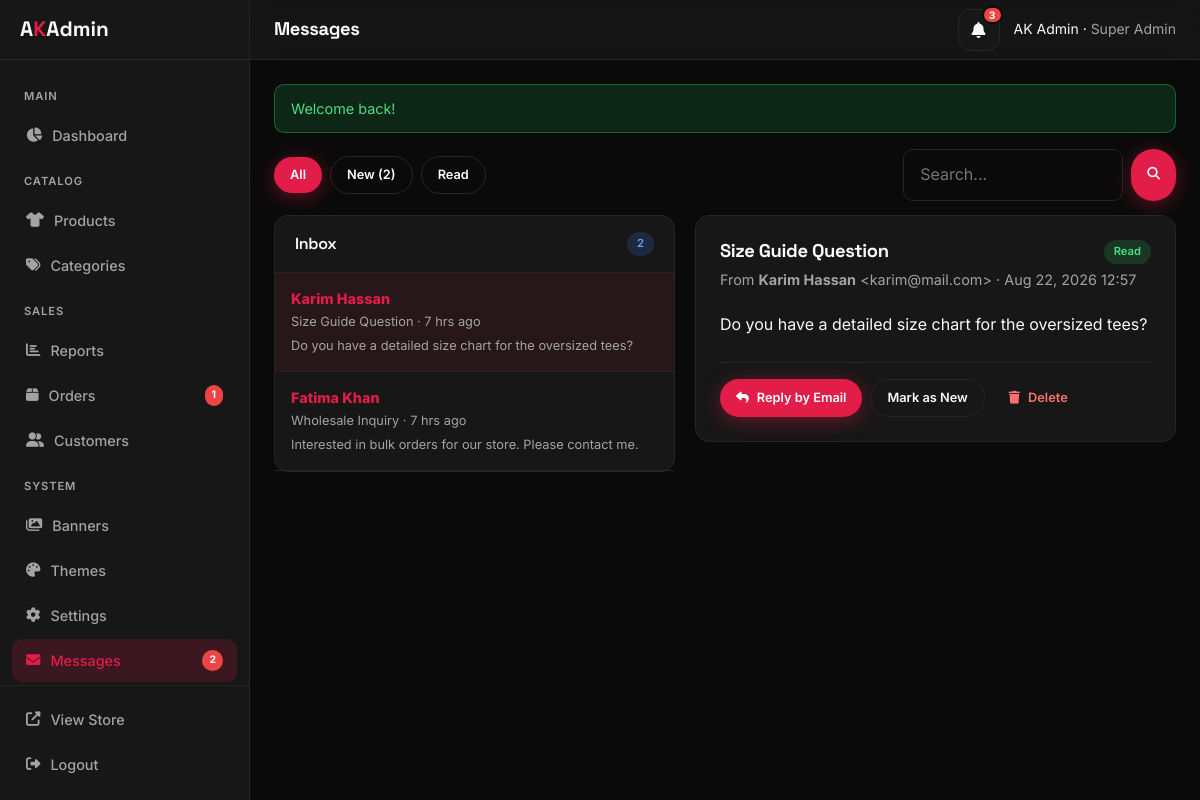
The page /admin/messages.php?id=1 (signed in) on the database its author committed.
### tables this page shows
CREATE TABLE `contact_messages` (
  `id` INT UNSIGNED NOT NULL AUTO_INCREMENT,
  `name` VARCHAR(100) NOT NULL,
  `email` VARCHAR(150) NOT NULL,
  `subject` VARCHAR(200) DEFAULT NULL,
  `message` TEXT NOT NULL,
  `status` ENUM('new','read') NOT NULL DEFAULT 'new',
  `created_at` TIMESTAMP NOT NULL DEFAULT CURRENT_TIMESTAMP,
  PRIMARY KEY (`id`)
);

### app/helpers/Database.php (called while the page is built, shortened)
<?php
class Database {
    private static $instance = null;
    public static function getInstance() {
        if (self::$instance === null) {
            $c = require dirname(__DIR__) . '/config/config.php';
            $d = $c['db'];
            $dsn = "mysql:host={$d['host']};port={$d['port']};dbname={$d['name']};charset={$d['charset']}";
            try {
                self::$instance = new PDO($dsn, $d['user'], $d['pass'], [
                    PDO::ATTR_ERRMODE => PDO::ERRMODE_EXCEPTION,
                    PDO::ATTR_DEFAULT_FETCH_MODE => PDO::FETCH_ASSOC,
                    PDO::ATTR_EMULATE_PREPARES => false,
                ]);
            } catch (PDOException $e) {
                die($c['app_debug'] ? 'DB Error: '.$e->getMessage() : 'Database connection failed.');
            }
        }
        return self::$instance;
    }
    public static function query($sql, $params = []) {
        $stmt = self::getInstance()->prepare($sql);
        $stmt->execute($params);
        return $stmt;
    }
    public static function fetch($sql, $params = []) {
        $r = self::query($sql, $params)->fetch();
        return $r ?: null;
    }
    public static function fetchAll($sql, $params = []) {
        return self::query($sql, $params)->fetchAll();
    }
}

### app/helpers/functions.php (called while the page is built, shortened)
<?php
function e($v) { return htmlspecialchars((string)($v ?? ''), ENT_QUOTES, 'UTF-8'); }
function formatDate($d, $f = 'M d, Y') { return $d ? date($f, strtotime($d)) : ''; }
function timeAgo($dt) {
    $diff = time() - strtotime($dt);
    if ($diff < 86400) return floor($diff/3600).' hrs ago';
    return formatDate($dt);
}
function truncate($t, $len = 100) {
    if (strlen($t) <= $len) return $t;
    return substr($t, 0, $len).'...';
}
    ?>

### public/admin/messages.php (the view, shortened to what this page needs)
<?php
$viewId = 0;
if (isset($_GET['id']) && is_numeric($_GET['id'])) {
    $viewId = (int)$_GET['id'];
}
$viewMsg = null;
if ($viewId > 0) {
    $viewMsg = Database::fetch('SELECT * FROM contact_messages WHERE id=?', array($viewId));
    if ($viewMsg && isset($viewMsg['status']) && $viewMsg['status'] === 'new') {
        $viewMsg['status'] = 'read';
    }
}
$filter = '';
$q = '';
$where = array('1=1');
$params = array();
$sql = 'SELECT * FROM contact_messages WHERE ' . implode(' AND ', $where) . ' ORDER BY created_at DESC';
$msgs = Database::fetchAll($sql, $params);
$newCount = 0;
try {
    $row = Database::fetch("SELECT COUNT(*) AS c FROM contact_messages WHERE status='new'");
    if ($row) {
        $newCount = (int)$row['c'];
    }
} catch (Exception $e) {
    $newCount = 0;
}
?>
<div style="display:flex;flex-wrap:wrap;gap:8px;margin-bottom:14px;align-items:center">
  <a href="/admin/messages.php" class="btn btn-sm <?php echo $filter === '' ? 'btn-primary' : 'btn-outline'; ?>">All</a>
  <a href="?status=new" class="btn btn-sm <?php echo $filter === 'new' ? 'btn-primary' : 'btn-outline'; ?>">New<?php echo $newCount ? ' ('.$newCount.')' : ''; ?></a>
  <a href="?status=read" class="btn btn-sm <?php echo $filter === 'read' ? 'btn-primary' : 'btn-outline'; ?>">Read</a>
  <form method="GET" style="display:flex;gap:8px;margin-left:auto;flex-wrap:wrap">
    <input type="search" name="q" class="form-control" style="max-width:220px" placeholder="Search..." value="<?php echo e($q); ?>">
    <button type="submit" class="btn btn-sm btn-primary"><i class="fas fa-search"></i></button>
  </form>
</div>
<div class="msg-layout">
  <div class="panel">
    <div class="panel-header"><h3>Inbox</h3><span class="badge badge-info"><?php echo count($msgs); ?></span></div>
    <div class="panel-body" style="padding:0;max-height:640px;overflow-y:auto">
      <?php foreach ($msgs as $m): ?>
      <?php
        $href = '?id=' . (int)$m['id'];
        $rowClass = 'msg-row';
        if ($viewId === (int)$m['id']) { $rowClass .= ' active'; }
        if (isset($m['status']) && $m['status'] === 'new') { $rowClass .= ' is-new'; }
      ?>
      <a href="<?php echo $href; ?>" class="<?php echo $rowClass; ?>">
        <div class="msg-from"><?php echo e($m['name']); ?></div>
        <div class="msg-sub"><?php echo e(!empty($m['subject']) ? $m['subject'] : 'No subject'); ?> · <?php echo timeAgo($m['created_at']); ?></div>
        <div class="msg-sub" style="margin-top:4px"><?php echo e(truncate($m['message'], 70)); ?></div>
      </a>
      <?php endforeach; ?>
    </div>
  </div>
  <div class="panel">
    <?php if ($viewMsg): ?>
    <div class="msg-detail">
      <div style="display:flex;justify-content:space-between;gap:12px;flex-wrap:wrap;margin-bottom:4px">
        <h2 style="font-size:1.15rem"><?php echo e(!empty($viewMsg['subject']) ? $viewMsg['subject'] : 'No subject'); ?></h2>
        <span class="badge badge-<?php echo $viewMsg['status'] === 'new' ? 'info' : 'success'; ?>"><?php echo e(ucfirst($viewMsg['status'])); ?></span>
      </div>
      <p class="text-muted" style="font-size:.9rem">
        From <strong><?php echo e($viewMsg['name']); ?></strong>
        &lt;<?php echo e($viewMsg['email']); ?>&gt;
        · <?php echo formatDate($viewMsg['created_at'], 'M d, Y H:i'); ?>
      </p>
      <div class="msg-body"><?php echo e($viewMsg['message']); ?></div>
      <div class="msg-actions">
        <a class="btn btn-primary btn-sm" href="mailto:<?php echo e($viewMsg['email']); ?>">
          <i class="fas fa-reply"></i> Reply by Email
        </a>
        <?php if ($viewMsg['status'] === 'read'): ?>
        <a class="btn btn-outline btn-sm" href="?unread=<?php echo (int)$viewMsg['id']; ?>&amp;id=<?php echo (int)$viewMsg['id']; ?>">Mark as New</a>
        <?php else: ?>
        <a class="btn btn-outline btn-sm" href="?read=<?php echo (int)$viewMsg['id']; ?>&amp;id=<?php echo (int)$viewMsg['id']; ?>">Mark as Read</a>
        <?php endif; ?>
        <a class="btn btn-sm" style="color:#f87171" href="?delete=<?php echo (int)$viewMsg['id']; ?>" onclick="return confirm('Delete this message?');">
          <i class="fas fa-trash"></i> Delete
        </a>
      </div>
    </div>
    <?php endif; ?>
  </div>
</div>
<?php
require dirname(dirname(__DIR__)) . '/app/views/layouts/admin.php';

### public/assets/css/app.css (style rules this page uses)
*,*::before,*::after { box-sizing:border-box;margin:0;padding:0 }
:root { --font-sans:'Inter',system-ui,sans-serif;--font-display:'Space Grotesk',var(--font-sans);--radius:12px;--header-h:70px;--transition:.25s ease }
html { scroll-behavior:smooth }
body { font-family:var(--font-sans);background:var(--color-bg);color:var(--color-text);line-height:1.6;min-height:100vh;-webkit-font-smoothing:antialiased }
a { color:inherit;text-decoration:none;transition:color var(--transition) }
button,input,select,textarea { font:inherit;color:inherit;border:none;background:none;outline:none }
h1,h2,h3,h4 { font-family:var(--font-display);font-weight:700;line-height:1.2;letter-spacing:-.02em }
.text-muted { color:var(--color-text-muted) }
.btn { display:inline-flex;align-items:center;justify-content:center;gap:8px;padding:12px 24px;font-weight:600;font-size:.9rem;border-radius:999px;cursor:pointer;transition:all var(--transition);white-space:nowrap }
.btn-primary { background:var(--color-primary);color:#fff;box-shadow:0 4px 20px color-mix(in srgb,var(--color-primary) 40%,transparent) }
.btn-outline { border:1.5px solid var(--color-border);color:var(--color-text) }
.btn-sm { padding:8px 16px;font-size:.8rem }
.form-control { width:100%;padding:12px 16px;border-radius:10px;background:var(--color-bg);border:1px solid var(--color-border);color:var(--color-text);transition:border-color .2s }

### public/assets/css/admin.css (style rules this page uses)
:root { --sidebar-w:250px;--topbar-h:60px }
body.admin-body { background:var(--color-bg);color:var(--color-text);display:flex;min-height:100vh;margin:0;font-family:var(--font-sans) }
.panel { background:var(--color-surface);border:1px solid var(--color-border);border-radius:14px;margin-bottom:20px }
.panel-header { display:flex;align-items:center;justify-content:space-between;padding:16px 20px;border-bottom:1px solid var(--color-border) }
.panel-header h3 { font-size:1rem;font-weight:600 }
.panel-body { padding:20px }
.badge { display:inline-flex;padding:3px 10px;border-radius:999px;font-size:.7rem;font-weight:600 }
.badge-success { background:color-mix(in srgb,#22c55e 18%,transparent);color:#4ade80 }
.badge-info { background:color-mix(in srgb,#3b82f6 18%,transparent);color:#60a5fa }

### public/admin/messages.php (style rules this page uses)
.msg-layout { display:grid;grid-template-columns:1fr 1.2fr;gap:20px;align-items:start }
.msg-row { display:block;padding:14px 16px;border-bottom:1px solid var(--color-border);color:inherit }
.msg-row:hover,.msg-row.active { background:color-mix(in srgb,var(--color-primary) 8%,transparent) }
.msg-row.is-new .msg-from { font-weight:800;color:var(--color-primary) }
.msg-from { font-weight:600;font-size:.9rem }
.msg-sub { font-size:.8rem;color:var(--color-text-muted);margin-top:2px }
.msg-detail { padding:24px }
.msg-body { margin-top:20px;line-height:1.7;white-space:pre-wrap }
.msg-actions { display:flex;flex-wrap:wrap;gap:8px;margin-top:24px;padding-top:16px;border-top:1px solid var(--color-border) }

### rows shown on the page
contact_messages: name "Karim Hassan", subject "Size Guide Question", created_at "7 hrs ago", message "Do you have a detailed size chart for the oversized tees?", email "karim@mail.com", created_at "Aug 22, 2026 12:57"
contact_messages: name "Fatima Khan", subject "Wholesale Inquiry", created_at "7 hrs ago", message "Interested in bulk orders for our store. Please contact me."

### other values the page prints
$pendingOrders "1"
$newMessages "2"
$pageTitle "Messages"
$notifCount "3"
$user['name'] "AK Admin"
$user['role_name'] "Super Admin"
$m "Welcome back!"
$newCount "2"
count($msgs) "2"
$viewMsg['status'] "Read"
